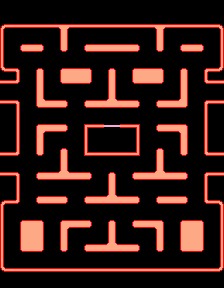

The image is a tile-based game level rendered from a .tmx file. Its description and complete source (layers, tilesets, objects, tile grids) follow:
An orthogonal 28x36 tile map with 8x8 px tiles, 1 tile layer (Tile Layer 1).

<map version="1.0" orientation="orthogonal" renderorder="right-down" width="28" height="36" tilewidth="8" tileheight="8" nextobjectid="1">
 <tileset firstgid="1" name="mspac" tilewidth="8" tileheight="8" tilecount="336" columns="24">
  <image source="gfx/level_1_tiles.png" width="192" height="112" />
 </tileset>
 <layer name="Tile Layer 1" width="28" height="36">
  <data encoding="csv">
1,1,1,1,1,1,1,1,1,1,1,1,1,1,1,1,1,1,1,1,1,1,1,1,1,1,1,1,
1,1,1,1,1,1,1,1,1,1,1,1,1,1,1,1,1,1,1,1,1,1,1,1,1,1,1,1,
1,1,1,1,1,1,1,1,1,1,1,1,1,1,1,1,1,1,1,1,1,1,1,1,1,1,1,1,
103,158,158,158,158,158,158,145,84,158,158,158,158,158,158,158,158,158,158,145,84,158,158,158,158,158,158,36,
104,1,1,1,1,1,1,146,165,1,1,1,1,1,1,1,1,1,1,146,165,1,1,1,1,1,1,37,
104,1,206,203,203,204,1,146,165,1,206,203,203,203,203,203,203,204,1,146,165,1,206,203,203,204,1,37,
104,1,109,148,148,159,1,109,159,1,109,148,148,148,148,148,148,159,1,109,159,1,109,148,148,159,1,37,
104,1,1,1,1,1,1,1,1,1,1,1,1,1,1,1,1,1,1,1,1,1,1,1,1,1,1,37,
86,207,204,1,206,204,1,206,203,203,203,204,1,206,204,1,206,203,203,203,204,1,206,204,1,206,207,201,
1,1,104,1,146,165,1,146,63,63,63,165,1,146,165,1,146,63,63,63,165,1,146,165,1,37,1,1,
158,158,159,1,146,165,1,109,148,148,148,159,1,146,165,1,109,148,148,148,159,1,146,165,1,109,158,158,
1,1,1,1,146,165,1,1,1,1,1,1,1,146,165,1,1,1,1,1,1,1,146,165,1,1,1,1,
207,207,204,1,146,166,203,203,204,1,206,203,203,147,166,203,203,204,1,206,203,203,147,165,1,206,207,207,
1,1,104,1,109,148,148,148,159,1,109,148,148,148,148,148,148,159,1,109,148,148,148,159,1,37,1,1,
1,1,104,1,1,1,1,1,1,1,1,1,1,1,1,1,1,1,1,1,1,1,1,1,1,37,1,1,
1,1,104,1,206,203,203,203,204,1,226,207,207,254,254,207,207,40,1,206,203,203,203,204,1,37,1,1,
1,1,104,1,146,88,148,148,159,1,37,1,1,1,1,1,1,104,1,109,148,148,199,165,1,37,1,1,
1,1,104,1,146,165,1,1,1,1,37,1,1,1,1,1,1,104,1,1,1,1,146,165,1,37,1,1,
1,1,104,1,146,165,1,206,204,1,37,1,1,1,1,1,1,104,1,206,204,1,146,165,1,37,1,1,
158,158,159,1,109,159,1,146,165,1,38,158,158,158,158,158,158,105,1,146,165,1,109,159,1,109,158,158,
1,1,1,1,1,1,1,146,165,1,1,1,1,1,1,1,1,1,1,146,165,1,1,1,1,1,1,1,
207,207,204,1,206,203,203,147,166,203,203,204,1,206,204,1,206,203,203,147,166,203,203,204,1,206,207,207,
1,1,104,1,109,148,148,148,148,148,148,159,1,146,165,1,109,148,148,148,148,148,148,159,1,37,1,1,
1,1,104,1,1,1,1,1,1,1,1,1,1,146,165,1,1,1,1,1,1,1,1,1,1,37,1,1,
1,1,104,1,206,203,203,203,204,1,206,203,203,147,166,203,203,204,1,206,203,203,203,204,1,37,1,1,
103,158,159,1,109,148,148,148,159,1,109,148,148,148,148,148,148,159,1,109,148,148,148,159,1,109,158,36,
104,1,1,1,1,1,1,1,1,1,1,1,1,1,1,1,1,1,1,1,1,1,1,1,1,1,1,37,
104,1,206,203,203,204,1,206,203,203,203,204,1,206,204,1,206,203,203,203,204,1,206,203,203,204,1,37,
104,1,146,63,63,165,1,146,88,148,148,159,1,146,165,1,109,148,148,199,165,1,146,63,63,165,1,37,
104,1,146,63,63,165,1,146,165,1,1,1,1,146,165,1,1,1,1,146,165,1,146,63,63,165,1,37,
104,1,146,63,63,165,1,146,165,1,206,203,203,147,166,203,203,204,1,146,165,1,146,63,63,165,1,37,
104,1,109,148,148,159,1,109,159,1,109,148,148,148,148,148,148,159,1,109,159,1,109,148,148,159,1,37,
104,1,1,1,1,1,1,1,1,1,1,1,1,1,1,1,1,1,1,1,1,1,1,1,1,1,1,37,
86,207,207,207,207,207,207,207,207,207,207,207,207,207,207,207,207,207,207,207,207,207,207,207,207,207,207,201,
1,1,1,1,1,1,1,1,1,1,1,1,1,1,1,1,1,1,1,1,1,1,1,1,1,1,1,1,
1,1,1,1,1,1,1,1,1,1,1,1,1,1,1,1,1,1,1,1,1,1,1,1,1,1,1,1
</data>
 </layer>
</map>
